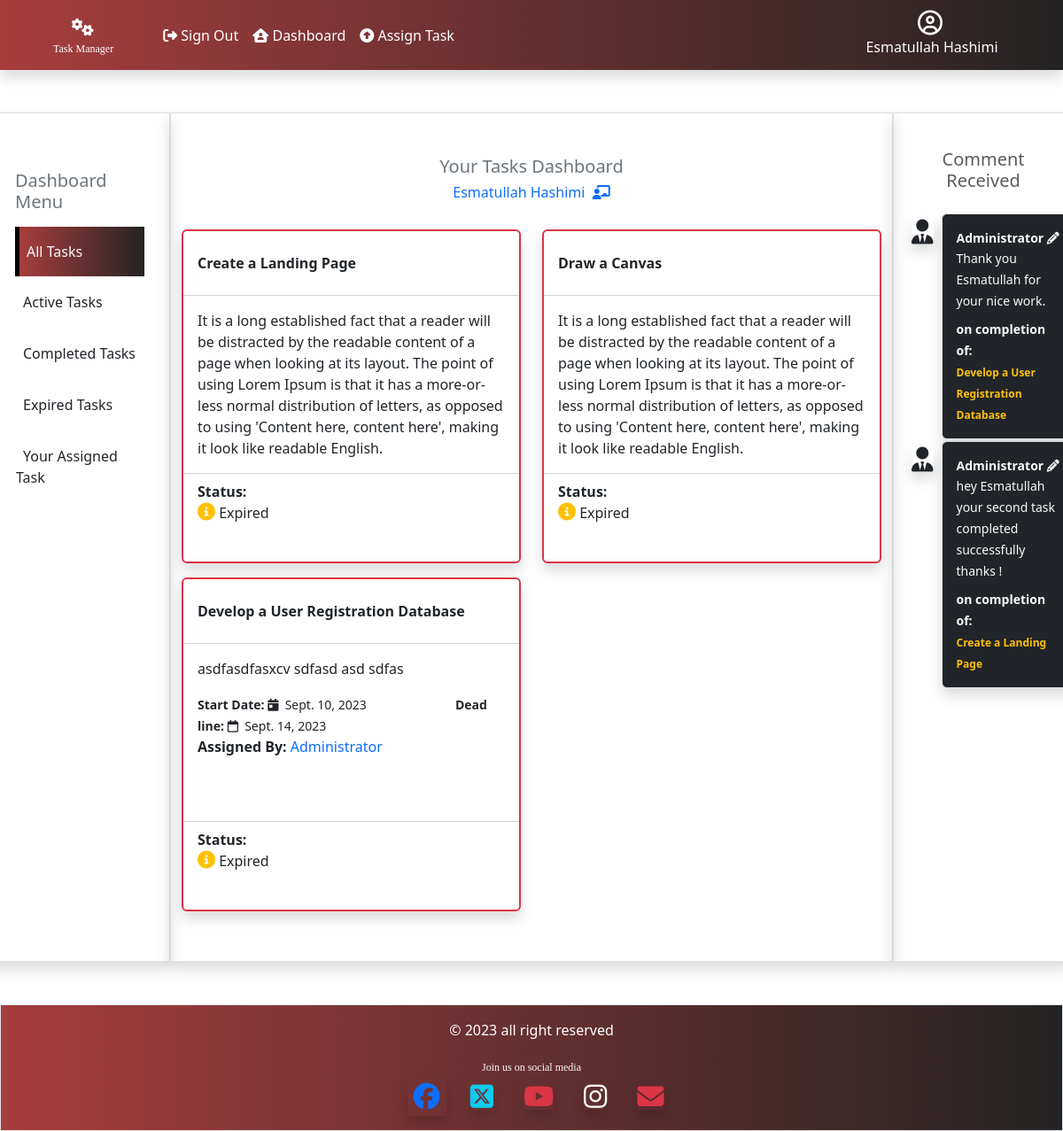
The page /taskmanager/dashboard/ (signed in) on the database as committed earlier.
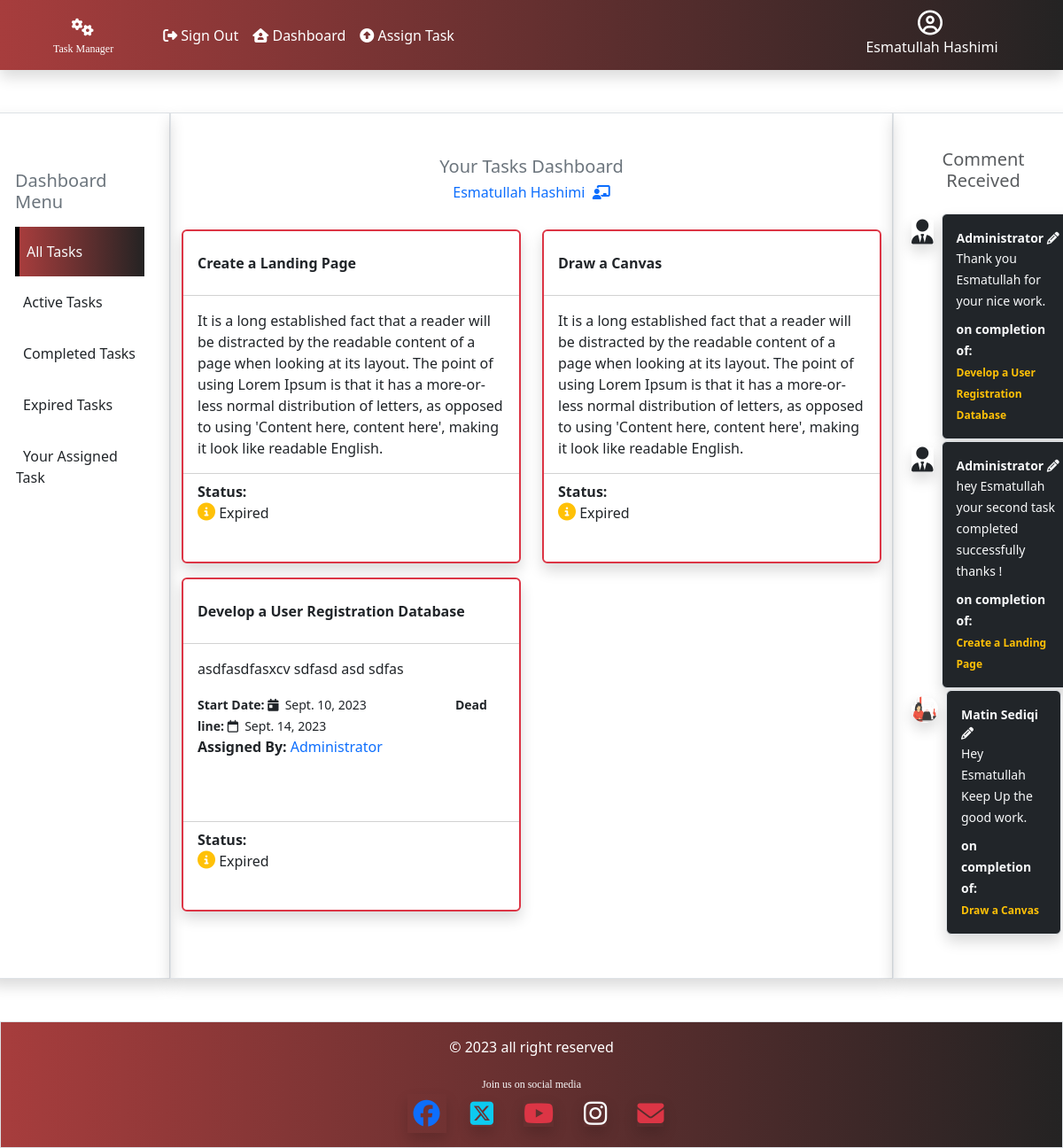
The same page on the database as committed later.
### taskmanager/models.py (models this page shows, shortened)
class CustomUser(AbstractUser):
    department=models.ForeignKey("Department",on_delete=models.CASCADE,null=True,blank=True)

class Task(models.Model):
    assign_by=models.ForeignKey(CustomUser,related_name='assigned_by' ,on_delete=models.CASCADE)
    assign_to=models.ForeignKey(CustomUser,related_name='assigned_to' ,on_delete=models.CASCADE)
    dept = models.ForeignKey(Department, on_delete=models.CASCADE, null=True, blank=True)
    task_name=models.CharField(max_length=100)
    task_desc=models.CharField(max_length=250)
    status=models.IntegerField(default=0)
    start_date=models.DateField(auto_now=True)
    end_date=models.DateField()

class Comments(models.Model):
    task = models.ForeignKey(Task, related_name='task', on_delete=models.CASCADE,null=True)
    user = models.ForeignKey(CustomUser, related_name='user', on_delete=models.CASCADE,null=True)
    comment = models.TextField(max_length=350)
    com_date = models.DateField(auto_now=True)
    status = models.CharField(max_length=250, choices=comment_status, default="pending")

class Profile(models.Model):
    user = models.OneToOneField(CustomUser, on_delete=models.CASCADE)
    image = models.ImageField(default='default.jpg',upload_to='profile_pics')

### taskmanager/views.py (the view)
# urls.py: path('dashboard/', views.dashboard, name='dashboard'),
@login_required(login_url='/taskmanager/login')
def dashboard(request):
    st = -1
    for val in Task.objects.all():
        if val.end_date < datetime.now().date():
            Task.objects.filter(id=val.id).update(status=st)
    my_user=request.user
    id=my_user.id
    flag='all'
    all_comment=Comments.objects.select_related('task','user').filter(user = id)
    all_tasks=Task.objects.select_related('assign_to').filter(assign_to=id).order_by("-start_date")
    return render(request, 'taskmanager/dashboard.html', {'flag':flag, 'tasks':all_tasks, 'all_comment':all_comment,'my_user':my_user})

### taskmanager/templates/taskmanager/dashboard.html (shortened to what this page needs)
{% extends 'taskmanager/base.html' %} {% block content %}
{%load static%}
<div class="row my-5">
  <div class="col-2 shadow border">
    <div class="p-3">
      <h5 class="text-secondary mt-5">Dashboard Menu</h5>
      {% if flag == 'all' %}
      <a href="{% url 'taskmanager:active_task' 'all' %}" class="nav-link">
        <div class="bright py-3 mt-3 text-light bg-maroon">
          <span class="p-2">All Tasks</span>
        </div>
      </a>
      {% else %}
      <a href="{% url 'taskmanager:active_task' 'all' %}" class="nav-link">
        <div class="py-3 mt-3 cl-effect-1">
          <span class="p-2">All Tasks</span>
        </div>
      </a>
      {% endif %}
      {% if flag == 'active' %}
      <a class="nav-link" href="{% url 'taskmanager:active_task' 'active' %}">
        <div class="bright py-3 text-light bg-maroon">
          <span class="p-2">Active Tasks</span>
        </div></a
      >
      {% else %}
      <a class="nav-link" href="{% url 'taskmanager:active_task' 'active'%}">
        <div class="py-3 cl-effect-1">
          <span class="p-2">Active Tasks</span>
        </div></a
      >
      {% endif %}
      {% if flag == 'c_task' %}
      <a class="nav-link" href="{% url 'taskmanager:active_task' 'c_task'%}">
        <div class="bright py-3 text-light bg-maroon">
          <span class="p-2">Completed Tasks</span>
        </div></a
      >
      {% else %}
      <a class="nav-link" href="{% url 'taskmanager:active_task' 'c_task'%}">
        <div class="py-3 cl-effect-1">
          <span class="p-2">Completed Tasks</span>
        </div></a
      >
      {% endif %}
      {% if flag == 'e_task' %}
      <a class="nav-link" href="{% url 'taskmanager:active_task' 'e_task'%}">
        <div class="bright py-3 text-light bg-maroon">
          <span class="p-2">Expired Tasks</span>
        </div></a
      >
      {% else %}
      <a class="nav-link" href="{% url 'taskmanager:active_task' 'e_task'%}">
        <div class="py-3 cl-effect-1">
          <span class="p-2">Expired Tasks</span>
        </div></a
      >
      {% endif %}
      {% if flag == 'm_task' %}
      <a class="nav-link" href="{% url 'taskmanager:active_task' 'm_task'%}">
        <div class="bright py-3 text-light bg-maroon">
          <span class="p-2">Your Assigned Task</span>
        </div></a
      >
      {% else %}
      <a class="nav-link" href="{% url 'taskmanager:active_task' 'm_task'%}">
        <div class="py-3 cl-effect-1">
          <span class="p-2">Your Assigned Task</span>
        </div></a
      >
      {% endif %}
    </div>
  </div>
  <div class="col-8 shadow border">
    <div class="row">
      <div class="d-flex justify-content-center mt-5">
        <h5 class="text-secondary">Your Tasks Dashboard</h5>
      </div>
      {% if my_user.get_full_name == '' %}
      <h6 class="text-primary text-center"><i class="fa-solid fa-user-tie"></i> &nbsp; Administrator</h6>
      {% else %}
      <h6 class="text-primary mt-0 text-center mb-4">
        {{my_user.get_full_name}}&nbsp;
        <i class="fa-solid fa-chalkboard-user"></i>
      </h6>
      {% endif %}
    </div>
    <div class="row mb-5">
      {% if tasks %}
        {% for task in tasks %}
          <div class="col-6">
            {% if task.status == 1 %}
              <div class="card shadow my-2 border-animation">
            {% elif task.status == -1 %}
                <div class="card shadow my-2 border border-danger border-2">
            {% elif task.status == 80 or task.status == 50 %}
                <div class="card shadow my-2 border border-warning border-2">
            {% elif task.status == 100 %}
              <div class="card shadow my-2 border border-primary border-2">
            {% else %}
              <div class="card shadow my-2 border border-secondary border-opacity-50">
            {% endif %}
              <div class="card-header bg-white">
                <p class="fw-bold pt-3">{{task.task_name}}</p>
              </div>
              <div class="card-body scrollable">
                <p>{{task.task_desc}}</p>
                <div class="fs-6">
                  <small class="me-5"><b>Start Date: </b><i class="fa-solid fa-calendar-day"></i> &nbsp;{{task.start_date}}</small>
                  <small class=" ms-5"><b>Dead line: <i class="fa-regular fa-calendar"></i>&nbsp; </b>{{task.end_date}}</small>
                  <p>
                    {% if task.assign_by.is_staff%}
                      <b>Assigned By: </b>
                    <span class="text-primary">Administrator</span>
                    {% elif task.assign_by_id == my_user.id %}
                      <b>Assigned To: </b>
                      {{task.assign_to.get_full_name}}
                    {% else %}
                      <b>Assigned By: </b>
                      {{task.assign_by.get_full_name}}
                    {% endif %}
                  </p>
                </div>
              </div>
              <div class="card-footer bg-white">
                <span class="fw-bold">Status: </span>
                {% if task.status == -1 and task.assign_by_id == my_user.id %}
                 Expired&nbsp;<i class="fa-solid fa-circle-info text-warning"></i>
                <a href="{% url 'taskmanager:evaluation' task.id 'RT' %}" class="nav-link btn text-light bg-maroon py-2 px-3 shadow my-2">
                  <i class="fa-solid fa-arrow-up-right-from-square"></i> &nbsp; Evaluate
                </a>
                {% elif task.status == -1 and task.assign_by_id != my_user.id %}
                <p class="">
                  <i class="fa-solid fa-circle-info text-warning fs-5"></i> Expired
                </p>
                {% elif task.status == 1 and task.assign_by_id == my_user.id %}
                   Active&nbsp;<i class="fa-solid fa-circle text-success"></i>
                  <a href="{% url 'taskmanager:manageTask' task.id 'Remove' %}" class="nav-link btn text-light bg-maroon py-2 px-3 shadow my-2">Cancel</a>
                {% elif task.status == 80 and task.assign_by_id != my_user.id %}
                <p>
                  <i class="fa-solid fa-arrows-spin fa-spin text-primary fs-5"></i>&nbsp; confirming...
                </p>
                {% elif task.status == 100 %}
                <p class="text-success">
                  <i class="fa-solid fa-circle-check"></i>&nbsp; Completed
                </p>
                {% endif %}
              </div>
            </div>
          </div>
        {% endfor %}
      {% else %}
          <div class="text-center my-5 text-secondary">
            <h1 class="empty-folder"><i class="fa-regular fa-folder-open"></i></h1>
            <h3 class="fw-bold">Oops... ! No Record Found.&nbsp;<i class="fa-solid fa-chart-simple"></i></h3>
        </div>
      {% endif %}
    </div>
  </div>
  <div class="col-2 border shadow py-4">
    <div class="my-3">
      <h5 class="text-center text-muted ">Comment Received </h5>
      {% if all_comment %}
        <div class="list-group my-4">
        {% for comment in all_comment %}
          {% if comment.task.assign_by.is_staff == 1 %}
            <table>
              <tr>
                <td style="vertical-align: top;" class="p-2"><i class="fa-solid fa-user-tie fs-3 shadow"></i></td>
                <td>
                  <span class="list-group-item p-3 rounded bg-dark text-light shadow">
                    <small class="fw-bold d-block">Administrator&nbsp;<i class="fa-solid fa-pencil"></i></small>
                    <small>{{comment.comment}}</small>
                  <p class="mb-0 pb-0 mt-2"><small class="fw-bold">on completion of:</small></p>
                  <span class="fw-bold com_text text-warning"> {{comment.task.task_name}}</span>
                  </span>
                </td>
              </tr>
            </table>
          {% else %}
            <table>
              <tr>
                <td class="p-2 user-avatar"><img class="shadow rounded-circle" src="{{comment.task.assign_by.profile.image.url}}" alt="" width="30px" height="30px"></td>
                <td>
                  <span class="list-group-item p-3 rounded bg-dark shadow">
                    <small class="fw-bold d-block text-light">{{comment.task.assign_by.get_full_name}}&nbsp;<i class="fa-solid fa-pencil"></i></small>
                    <small class="text-light">{{comment.comment}}</small>
                    <p class="mb-0 pb-0 mt-2 text-light"><small class="fw-bold">on completion of:</small></p>
                    <span class="fw-bold com_text text-warning"> {{comment.task.task_name}}</span>
                  </span>
                </td>
              </tr>
            </table>
          {% endif %}
        {% endfor %}
        </div>
      {% endif %}
    </div>
  </div>
</div>
{% endblock content %}

### taskmanager/templates/taskmanager/base.html (shortened to what this page needs)
{%load static %}
<!DOCTYPE html>
<html lang="en">
  <head>
    <link
      href="https://cdn.jsdelivr.net/npm/bootstrap@5.3.1/dist/css/bootstrap.min.css"
      rel="stylesheet"
    />
   <link rel="stylesheet" href="https://cdnjs.cloudflare.com/ajax/libs/font-awesome/6.4.2/css/all.min.css" />
  </head>
  <body  class="mb-0 pb-0">
    {% include 'taskmanager/navbar.html' %}
    {% block content%}
    {% endblock content %}
    {% include 'taskmanager/footer.html' %}
  </body>
</html>

### taskmanager/templates/taskmanager/navbar.html (shortened to what this page needs)
{% block content %}
{% load static %}
<nav class="navbar bg-maroon navbar-expand-lg shadow text-white">
  <div class="container-fluid">
    <a class="navbar-brand mx-5" href="{% url 'home'%}"
      >&nbsp;&nbsp;&nbsp;
      <i class="fa-solid fa-gears text-white"></i>
      <small class="font-size d-block text-white">Task Manager</small></a>
    <div class="collapse navbar-collapse" id="navbarNavAltMarkup">
      <div class="navbar-nav">
        {% if user.is_authenticated %}
        <a class="nav-link text-white" href="{% url 'taskmanager:logout'%}"
          ><i class="fa-solid fa-right-from-bracket"></i>
          Sign Out</a
        >
        <a class="nav-link text-white" href="{% url 'taskmanager:dashboard'%}"
          ><i class="fa-solid fa-house-user"></i>
          Dashboard</a
        >
        <a class="nav-link text-white" href="{% url 'taskmanager:assign_task'%}"
          ><i class="fa-solid fa-circle-up"></i>
          Assign Task</a
        >
        {% endif %}
      </div>
    </div>
  </div>
  {% if user.is_authenticated %}
  <div class="text-center text-white me-5">
    {% if request.user.is_staff %}
      <a href="{% url 'taskmanager:adminRoute' 'allData' %}" class="nav-link">
        <span class="fs-6"><i class="fa-brands fa-superpowers"></i>&nbsp;Administration</span>
      </a>
    {% else %}
    <a class="nav-link" href="{% url 'taskmanager:user_profile' request.user.id %}">
      <i class="fa-regular fa-circle-user fs-3 me-1 my-1"></i>
      <div class="profile">
        <h6 class="">{{request.user.get_full_name}}</h6>
    {% endif %}
      </div>
    </a>
  </div>
  {%endif%}
</nav>
{% endblock content %}

### taskmanager/templates/taskmanager/footer.html
 {% load static %}
 {% block content %}
<div class="footer border bg-light p-3 fixed">
  <p class="text-center text-white">&copy; 2023 all right reserved</p>
  <div class="text-center">
    <small class="font-size text-light">Join us on social media</small><br>
    <span><i class="fa-brands fa-facebook text-primary social-media mx-3 shadow "></i></span>
    <span class="text-info social-media me-3"><i class="fa-brands fa-square-x-twitter shadow "></i></span>
    <span class="text-danger social-media me-3"><i class="fa-brands fa-youtube shadow "></i></span>
    <span class="text-light social-media me-3"><i class="fa-brands fa-instagram shadow "></i></span>
    <span class="text-danger social-media"><i class="fa-solid fa-envelope shadow "></i></span>
  </div>
</div>
{% endblock content %}

### taskmanager/templates/taskmanager/base.html (style rules this page uses)
.cl-effect-1 { transition: 0.5s; cursor: pointer; border: 1px solid white; }
.font-size { font-size: 12px; font-family: cursive; }
.com_text { font-size: 12px; }
.bright { border-left: 5px solid black; }
.profile { width:200px; }
.footer { margin-top: auto; background-image: linear-gradient(to right,#a73d3d,#242323); }
.bg-maroon { background-image: linear-gradient(to right,#a73d3d,#242323); cursor: pointer; }
.social-media { font-size:30px; padding: 7px; }
.card-footer { height: 100px; }
.card-body { height: 200px; }
.scrollable { overflow: scroll; }
body { height: 100%; width: 100%; margin-bottom: 5%; }
.user-avatar { vertical-align: top; }

Rows that differ between the two databases and show on the page:
added Comments: task.assign_by.profile.image (picture), task.assign_by.get_full_name "Matin Sediqi", comment "Hey Esmatullah Keep Up the good work.", task.task_name "Draw a Canvas"
